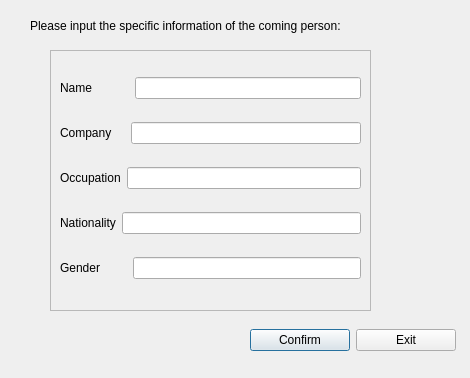
<?xml version="1.0" encoding="UTF-8"?>
<ui version="4.0">
 <class>Dialog</class>
 <widget class="QDialog" name="Dialog">
  <property name="geometry">
   <rect>
    <x>0</x>
    <y>0</y>
    <width>470</width>
    <height>378</height>
   </rect>
  </property>
  <property name="windowTitle">
   <string>Dialog</string>
  </property>
  <widget class="QFrame" name="frame">
   <property name="geometry">
    <rect>
     <x>50</x>
     <y>50</y>
     <width>321</width>
     <height>261</height>
    </rect>
   </property>
   <property name="frameShape">
    <enum>QFrame::StyledPanel</enum>
   </property>
   <property name="frameShadow">
    <enum>QFrame::Raised</enum>
   </property>
   <widget class="QWidget" name="verticalLayoutWidget">
    <property name="geometry">
     <rect>
      <x>10</x>
      <y>10</y>
      <width>301</width>
      <height>241</height>
     </rect>
    </property>
    <layout class="QVBoxLayout" name="verticalLayout">
     <item>
      <layout class="QHBoxLayout" name="horizontalLayout">
       <item>
        <widget class="QLabel" name="label">
         <property name="text">
          <string>Name           </string>
         </property>
        </widget>
       </item>
       <item>
        <widget class="QLineEdit" name="lineEdit"/>
       </item>
      </layout>
     </item>
     <item>
      <layout class="QHBoxLayout" name="horizontalLayout_8">
       <item>
        <widget class="QLabel" name="label_4">
         <property name="text">
          <string>Company    </string>
         </property>
        </widget>
       </item>
       <item>
        <widget class="QLineEdit" name="lineEdit_8"/>
       </item>
      </layout>
     </item>
     <item>
      <layout class="QHBoxLayout" name="horizontalLayout_9">
       <item>
        <widget class="QLabel" name="label_5">
         <property name="text">
          <string>Occupation</string>
         </property>
        </widget>
       </item>
       <item>
        <widget class="QLineEdit" name="lineEdit_9"/>
       </item>
      </layout>
     </item>
     <item>
      <layout class="QHBoxLayout" name="horizontalLayout_7">
       <item>
        <widget class="QLabel" name="label_3">
         <property name="text">
          <string>Nationality</string>
         </property>
        </widget>
       </item>
       <item>
        <widget class="QLineEdit" name="lineEdit_7"/>
       </item>
      </layout>
     </item>
     <item>
      <layout class="QHBoxLayout" name="horizontalLayout_6">
       <item>
        <widget class="QLabel" name="label_2">
         <property name="text">
          <string>Gender        </string>
         </property>
        </widget>
       </item>
       <item>
        <widget class="QLineEdit" name="lineEdit_6"/>
       </item>
      </layout>
     </item>
    </layout>
   </widget>
  </widget>
  <widget class="QLabel" name="label_6">
   <property name="geometry">
    <rect>
     <x>30</x>
     <y>10</y>
     <width>411</width>
     <height>31</height>
    </rect>
   </property>
   <property name="text">
    <string>Please input the specific information of the coming person:</string>
   </property>
  </widget>
  <widget class="QWidget" name="horizontalLayoutWidget_6">
   <property name="geometry">
    <rect>
     <x>250</x>
     <y>320</y>
     <width>206</width>
     <height>41</height>
    </rect>
   </property>
   <layout class="QHBoxLayout" name="horizontalLayout_10">
    <item>
     <widget class="QPushButton" name="pushButton_2">
      <property name="text">
       <string>Confirm</string>
      </property>
     </widget>
    </item>
    <item>
     <widget class="QPushButton" name="pushButton">
      <property name="text">
       <string>Exit</string>
      </property>
     </widget>
    </item>
   </layout>
  </widget>
 </widget>
 <resources/>
 <connections/>
</ui>
